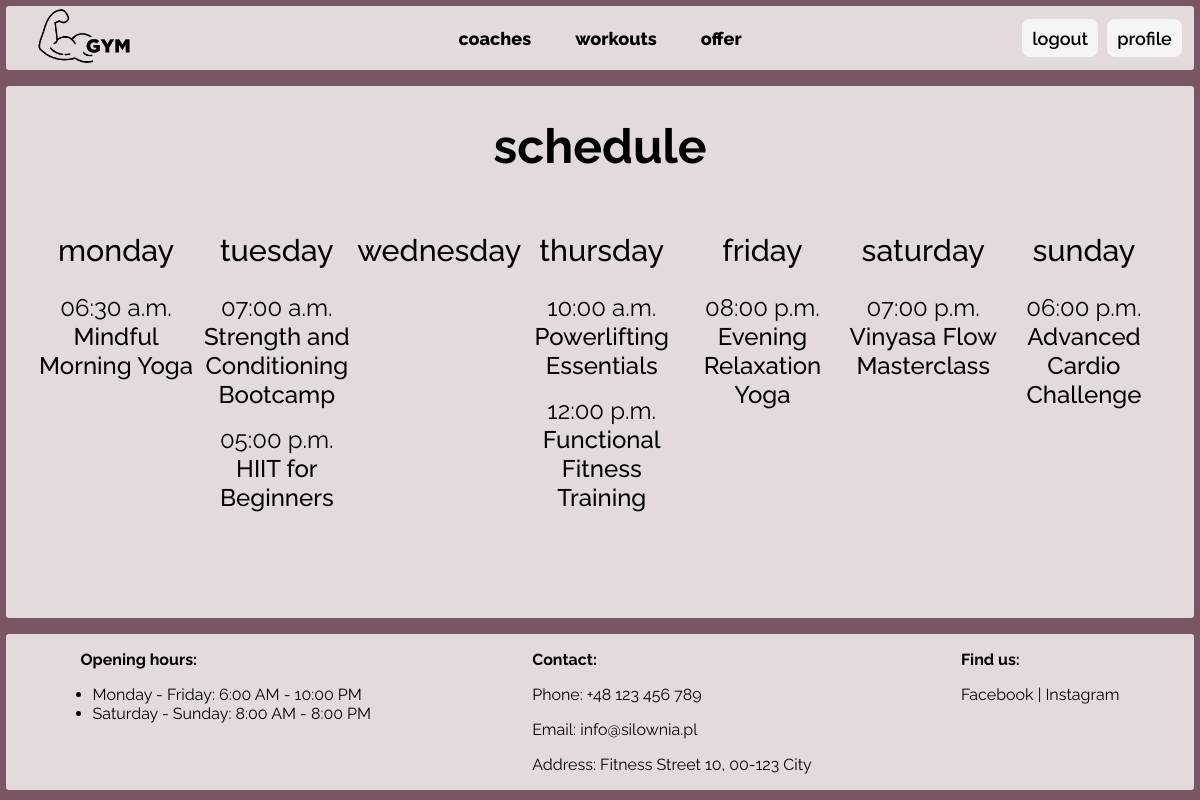
Page /workout/schedule/ (signed in) on the committed database.
### workout/models.py (models this page shows)
class Workout(models.Model):
    name = models.CharField(max_length=100)
    coach = models.ForeignKey(User, on_delete=models.CASCADE, related_name='coach_workouts')
    client = models.ManyToManyField(User, related_name='client_workouts')
    description = models.TextField()
    target = models.CharField(max_length=50)
    start_time = models.TimeField(null=True)
    end_time = models.TimeField(null=True)
    max_participants = models.IntegerField()
    class Difficulty(models.TextChoices):
        BEGINNER = 'beginner', 'Beginner'
        INTERMEDIATE = 'intermediate', 'Intermediate'
        ADVANCED = 'advanced', 'Advanced'
    difficulty = models.CharField(
        max_length=20,
        choices=Difficulty.choices,
        null=True,
    )
    class Weekdays(models.TextChoices):
        MONDAY = 'monday', 'Monday'
        TUESDAY = 'tuesday', 'Tuesday'
        WEDNESDAY = 'wednesday', 'Wednesday'
        THURSDAY = 'thursday', 'Thursday'
        FRIDAY = 'friday', 'Friday'
        SATURDAY = 'saturday', 'Saturday'
        SUNDAY = 'sunday', 'Sunday'
    day = models.CharField(
        choices=Weekdays.choices,
        max_length=10,
        null=True,
    )
    class Status(models.TextChoices):
        ACTIVE = 'active', 'Active'
        INACTIVE = 'inactive', 'Inactive'
    status = models.CharField(
        choices=Status.choices,
        default=Status.ACTIVE,
        max_length=10,
    )

### workout/views.py (the view)
# urls.py: path('schedule/', views.schedule, name='schedule'),
def schedule(request):
    context = {
        'workouts': Workout.objects.all().filter(status='active').order_by('start_time').values(),
        'weekdays': Workout.Weekdays.choices
    }
    return render(request, "workout/schedule.html", context)

### workout/templates/workout/schedule.html
{% extends 'core/index.html' %}
{% block content %}
<div id="schedule-container">
    <h1> schedule </h1>
    <div id="schedule-table">
        {% for day in weekdays %}
            <div class="schedule-row">
                <h2> {{ day.0 }}</h2>
                {% for workout in workouts %}
                    {% if workout.day == day.0 %}
                    <div class="schedule-workout">
                        <p>{{workout.start_time|date:"h:i a"}}</p>
                        <a href="{% url 'workout:details_workout' workout.id%}" ><p>{{ workout.name }}</p></a>
                    </div>
                    {% endif %}
                {% endfor %}
            </div>
        {% endfor %}
    </div>
</div>
{% endblock %}

### core/static/styles.css (style rules this page uses)
body { font-family: "Raleway", serif; font-optical-sizing: auto; font-style: normal; background: #795663; display: flex; flex-direction: column; align-items: center; margin: 0.5vw 0.5vw; height: 98vh; box-sizing: border-box; }
a { transition: background-color 0.3s ease, color 0.3s ease; }
a { text-decoration: none; color: black; }
#schedule-container { display: flex; align-items: center; flex-direction: column; padding-bottom: 5vh; text-align: center; }
#schedule-container h1 { font-size: 3rem; }
#schedule-table { display: grid; grid-template-columns: repeat(7, 1fr); width: 95%; font-size: 1.5rem; }
.schedule-row h2 { font-size: 1.9rem; font-weight: 500; }
.schedule-row p { margin: 0rem; }
.schedule-workout { margin-bottom: 1rem; }
.schedule-workout a { transition: color 0.3s ease; font-weight: 500; }

### rows in the picture
Workout: start_time "06:30 a.m.", name "Mindful Morning Yoga"
Workout: start_time "07:00 a.m.", name "Strength and Conditioning Bootcamp"
Workout: start_time "05:00 p.m.", name "HIIT for Beginners"
Workout: start_time "10:00 a.m.", name "Powerlifting Essentials"
Workout: start_time "12:00 p.m.", name "Functional Fitness Training"
Workout: start_time "08:00 p.m.", name "Evening Relaxation Yoga"
Workout: start_time "07:00 p.m.", name "Vinyasa Flow Masterclass"
Workout: start_time "06:00 p.m.", name "Advanced Cardio Challenge"

### other values in the picture
{{ day.0 }} "monday" "tuesday" "wednesday" "thursday" "friday" "saturday" "sunday"
